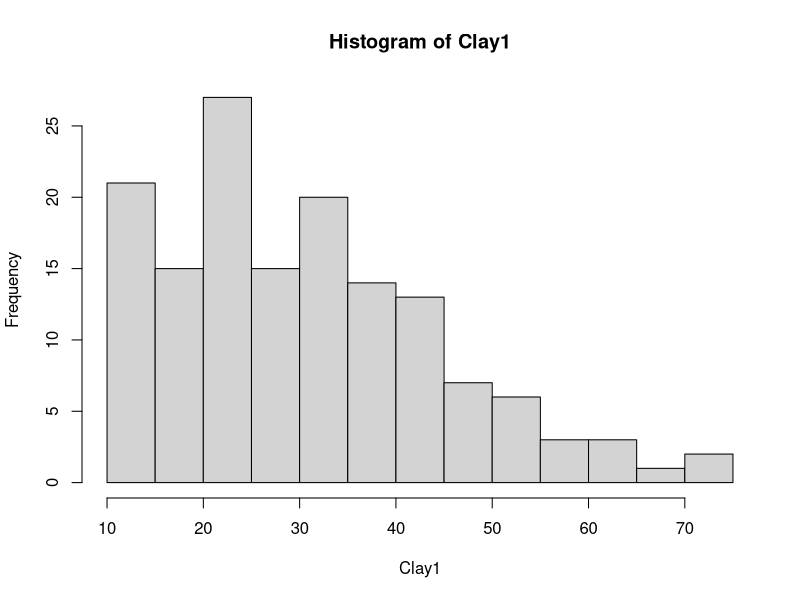
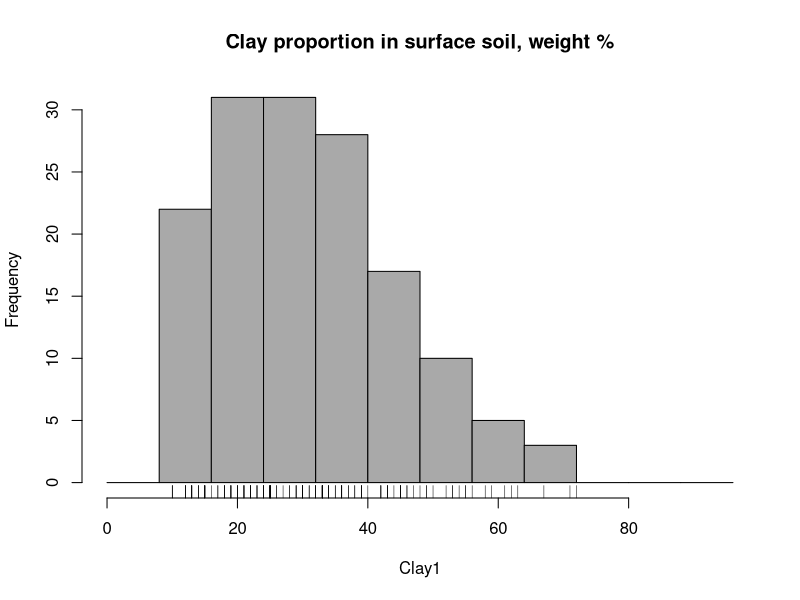
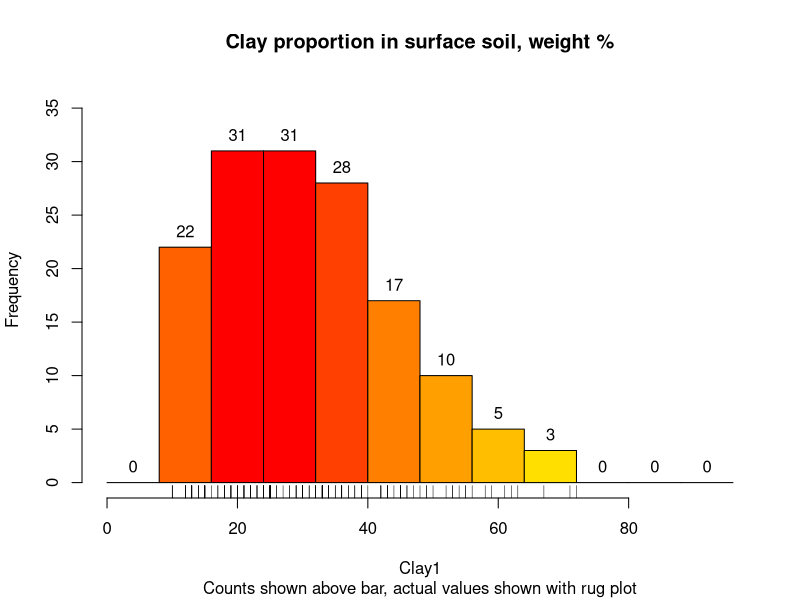
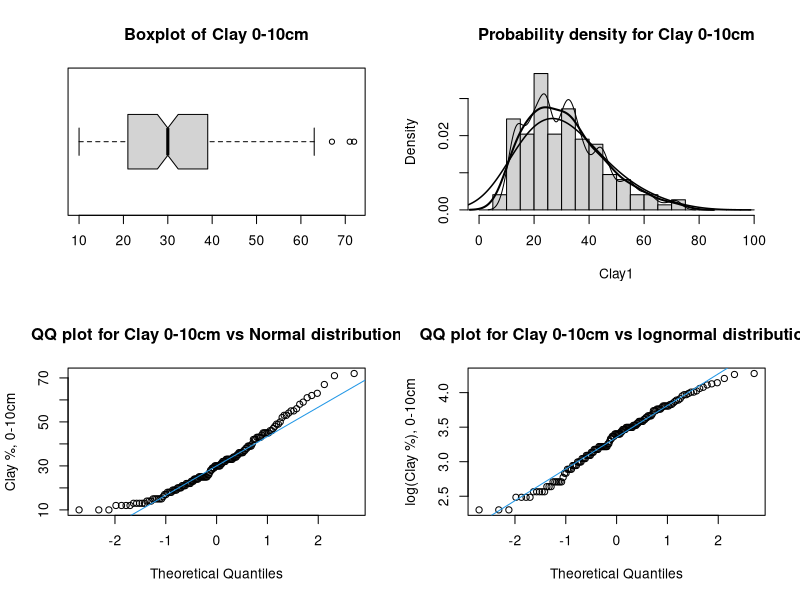

The R source for these figures, in order:
#Clear environment
rm(list = ls())

#Load data
obs <- read.csv("./data/obs.csv")
attach(obs)

#Shows basic stats.
summary(Clay1); summary(Clay2); summary(Clay5)

#Basic histograms
stem(Clay1)
hist(Clay1)

#Makes a histogram. Breaks are defined between cells.
hist(Clay1, breaks=seq(0, 96, by=8), col="darkgray", border="black",
     main="Clay proportion in surface soil, weight %")

#Show data points on x axis, but not all as some are equal.
rug(Clay1)

#Create histo object, do not plot.
h <- hist(Clay1, breaks=seq(0, 96, by=8), plot=F)
str(h)

#Plot with mods
plot(h, col = heat.colors(length(h$mids))[length(h$count)-rank(h$count)+1],
     ylim = c(0, max(h$count)+5),
     main="Clay proportion in surface soil, weight %",
     sub="Counts shown above bar, actual values shown with rug plot")

rug(Clay1)
#Add text at x = mid points, y = count, then above (3)
text(h$mids, h$count, h$count, pos=3)
#Remove hist object
rm(h)

#Looking for unusual results, above 65%

obs[Clay1 > 65,]

#Does same thing:
(ix <- which(Clay1 > 65)); obs[ix, ]

#Creates a grid for four plots, 2x2.
par(mfrow = c(2,2))

#Create a box plot
boxplot(Clay1, notch=T, horizontal=T,
  main="Boxplot of Clay 0-10cm")

hist(Clay1, freq=F, breaks=seq(0,100,5),
  main="Probability density for Clay 0-10cm")

lines(density(Clay1),lwd=2)

lines(density(Clay1, adj=.5),lwd=1)

lines(density(Clay1, adj=2),lwd=1.5)

qqnorm(Clay1, main="QQ plot for Clay 0-10cm vs Normal distribution",
  ylab="Clay %, 0-10cm")

qqline(Clay1, col=4)

qqnorm(log(Clay1), main="QQ plot for Clay 0-10cm vs lognormal distribution",
  ylab="log(Clay %), 0-10cm")

qqline(log(Clay1), col=4)

par(mfrow=c(1,1))

#Point estimation; inference of the mean

t.test(Clay1, mu = 30, conf.level = 0.99)









